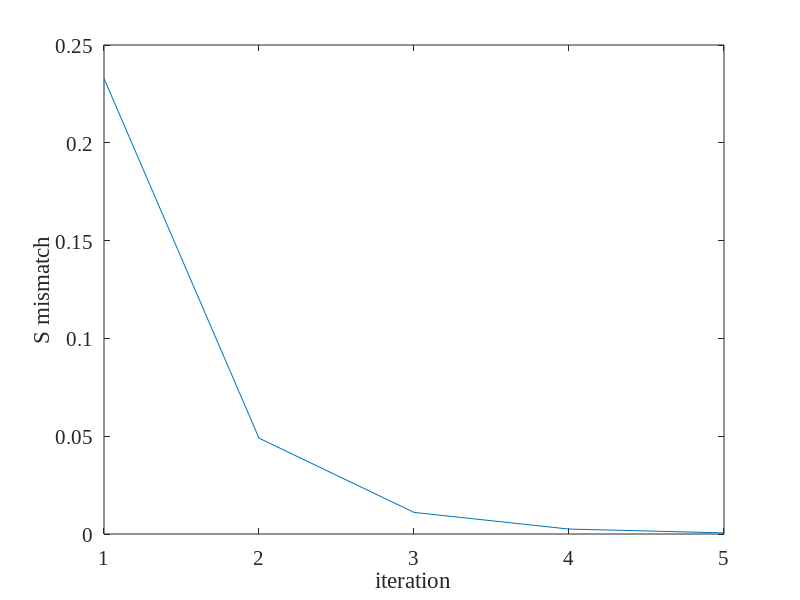
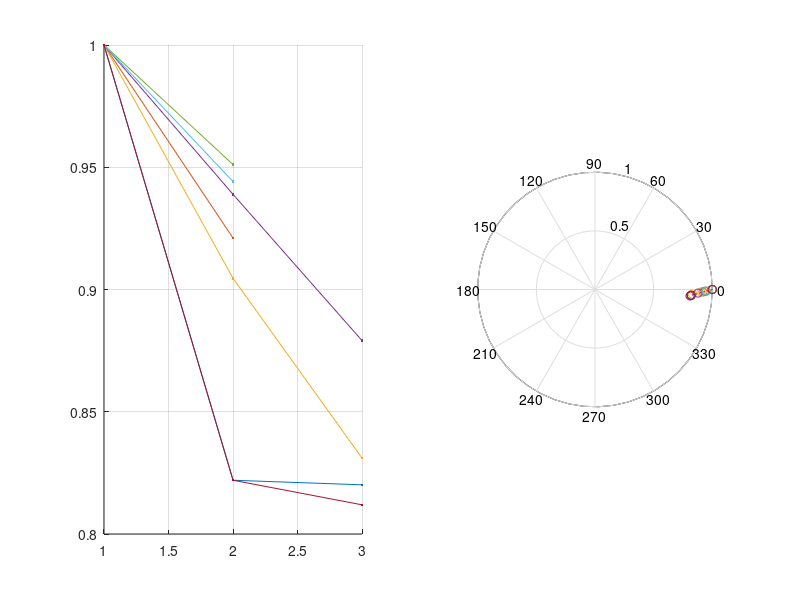

Reproduce these figures in MATLAB, in order.
% written by Dongchan Lee
% Date: November, 2015
clear; close all;

%% System Data
%br_no fr to  R(PU)    X(pu)
LD=[1  1  2   0.04997  0.06644;
    2  2  3   0.02332  0.03310 ;
    3  1  4   0.04664  0.06201;
    4  1  5   0.02082  0.02768;
    5  5  6   0.02500  0.03322;
    6  1  7   0.02665  0.03543;
    7  7  8   0.02748  0.03654;
    8  1  9   0.03331  0.04430;
    9  1  10  0.02082  0.02768;
    10 2  11  0.02082  0.02768];

% bus no     activepower   reactivepower
BD=[1          0              0
    2         1.22          0.916
    3         0.032         0.024
    4         0.778         0.584
    5         0.673         0.595
    6         1.22          0.916
    7         0.0488        0.0366
    8         0.956         0.717
    9         0.698         0.523
    10        1.265         0.949
    11        0.265         0.0949];

num_bus=size(BD,1);
num_line=size(LD,1);
S=complex(BD(:,2),BD(:,3)); % Complex power injection
Z=complex(LD(:,4),LD(:,5));% branch impedance
line_from=LD(:,2);
line_to=LD(:,3);

A=zeros(num_bus,num_line); % A*I=IB where I is current injection and IB is branch current
for i=1:num_line
    A(line_from(i),i)=1;
    A(line_to(i),i)=-1;
end

%% Simulation parameters
V=ones(num_bus,1);% Initialize voltage
tol=1e-3; % Set the tolerence
itr_max=100; % Maximum iteration

%% Forward/Backward Method
% Refer to "A compensation-based power flow method for weakly meshed
% distribution and transmission networks" by D.Shirmohammadi et. al.
A_nonslack=A;
A_nonslack(1,:)=[];

i=1; S_mismatch=tol+1;
while ( S_mismatch(end) > tol && i < itr_max )
    I=conj(S./V); % Compute the injection current
    % backward sweep
    B=[zeros(num_line,1) inv(A_nonslack)];
    IB=B*I;  % caculate branch current
    
    % forward sweep
    V=ones(num_bus,1)-B'*diag(Z)*IB; % update voltage
    S_mismatch(i)=max(abs(S-V.*conj(I))); % Calculate S mismatch for terminal criteria
    V_hist(:,i)=V;
    i=i+1;
end

figure; % Plot convergence
plot(S_mismatch)
set(gca,'FontSize',15,'FontName','Times New Roman'); xlabel('iteration'); ylabel('S mismatch')

%% Obtain every path from root to the leaves for plot
temp=1:num_line;
root=BD(1,1);
leaf=find(sum(abs(A),2)==1);
br_id=zeros(size(leaf,1),num_bus); % branch identification
br_id(:,1)=leaf;
temp(find(sum(A(leaf,temp))~=0))=[];

while ~isempty(temp)
    leaf_temp=find(sum(abs(A(:,temp)),2)==1);
    leaf_temp(find(leaf_temp==root))=[]; % if it's root delete
    
    for i=leaf_temp'
        cnt_bus=find(sum(abs(A(:,find(A(i,:)~=0))),2)~=0); % find lines that are connected to i
        cnt_bus(find(cnt_bus==root))=[]; % delete root
        cnt_bus(find(cnt_bus==i))=[]; % delete itself
        for j=cnt_bus'
            for k=find(br_id(:,1)==j)
                br_id(k,:)=[i br_id(k,1:end-1)];
            end
        end
    end
    temp(find(sum(A(leaf_temp,temp))~=0))=[];
    if isempty(temp) && sum(br_id(:,1)~=root)~=0
        br_id=[root*ones(size(leaf,1),1) br_id(:,1:end-1)];
    end
end
br_id(:,~any(br_id,1))=[]; % Delete auxilary zero columns

figure;
subplot(1,2,1) % voltage magnitude along every path
grid on;
hold all;
for i=1:size(br_id,1)
    bus_path=br_id(i,:);
    bus_path(~any(bus_path,1))=[];
    plot(1:size(bus_path,2),abs(V(bus_path)),'.-')
end

subplot(1,2,2) % voltage vectors along every path
grid on;
for i=1:size(br_id,1)
    bus_path=br_id(i,:);
    bus_path(~any(bus_path,1))=[];
    polar(angle(V(bus_path)),abs(V(bus_path)),'o:')
    hold on;
end

